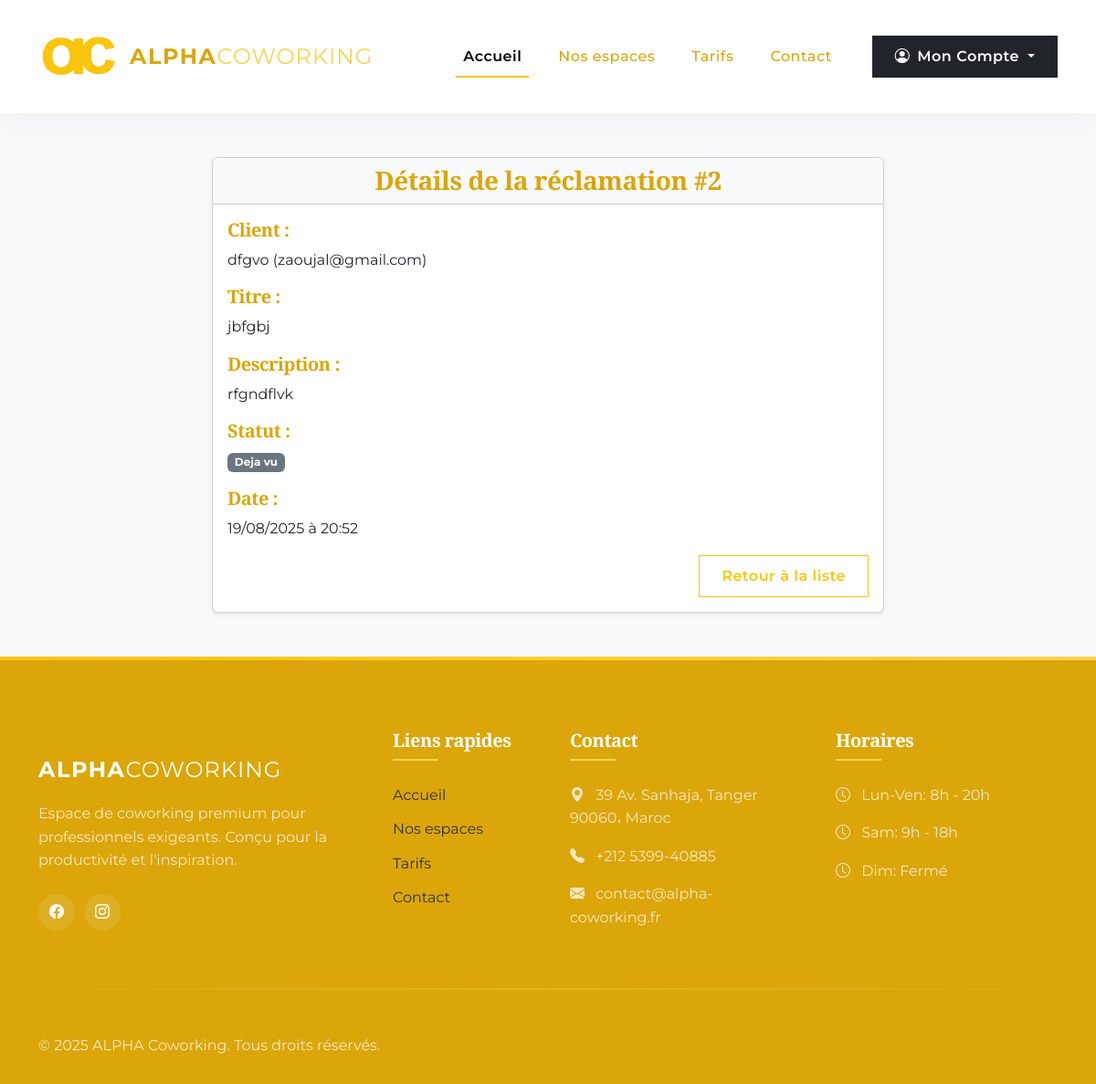
/dashboard/reclamations/2 (signed in), run on the app's committed database.
### pythonic/models.py (models this page shows, shortened)
class Reclamation(db.Model):
    id = db.Column(db.Integer, primary_key=True)
    client_name = db.Column(db.String(100), nullable=True)
    client_email = db.Column(db.String(100), nullable=True)
    title = db.Column(db.String(100), nullable=False)
    description = db.Column(db.Text, nullable=False)
    status = db.Column(db.String(20), default='Nouvelle')
    created_at = db.Column(db.DateTime, default=datetime.utcnow)

### pythonic/reclamation/routes.py (the view)
@reclamation_bp.route('/dashboard/reclamations/<int:reclamation_id>')
@login_required
def reclamation_detail(reclamation_id):
    if current_user.email != 'zaoujalyoussef1@gmail.com':
        abort(403)
    reclamation = Reclamation.query.get_or_404(reclamation_id)
    if reclamation.status == 'Nouvelle':
        reclamation.status = 'Résolue'
        db.session.commit()
    return render_template('reclamation_detail.html', reclamation=reclamation)

### pythonic/models.py (called while the page is built)
@login_manager.user_loader
def load_user(user_id):
    return User.query.get(int(user_id))

### pythonic/templates/reclamation_detail.html
{% extends "layout.html" %}
{% block content %}
<div class="container my-5">
    <div class="row justify-content-center">
        <div class="col-md-8">
            <div class="card bg-white shadow-sm">
                <div class="card-header bg-light text-center">
                    <h3 class="mb-0">Détails de la réclamation #{{ reclamation.id }}</h3>
                </div>
                <div class="card-body">
                    <div class="mb-3">
                        <h5>Client :</h5>
                        <p>{{ reclamation.client_name }} ({{ reclamation.client_email }})</p>
                    </div>
                    <div class="mb-3">
                        <h5>Titre :</h5>
                        <p>{{ reclamation.title }}</p>
                    </div>
                    <div class="mb-3">
                        <h5>Description :</h5>
                        <p>{{ reclamation.description }}</p>
                    </div>
                    <div class="mb-3">
                        <h5>Statut :</h5>
                        {% if reclamation.status == 'Nouvelle' %}
                            <span class="badge bg-danger">{{ reclamation.status }}</span>
                        {% elif reclamation.status == 'En cours' %}
                            <span class="badge bg-primary">{{ reclamation.status }}</span>
                        {% elif reclamation.status == 'Résolue' %}
                            <span class="badge bg-success">{{ reclamation.status }}</span>
                        {% else %}
                            <span class="badge bg-secondary">{{ reclamation.status }}</span>
                        {% endif %}
                    </div>
                    <div class="mb-3">
                        <h5>Date :</h5>
                        <p>{{ reclamation.created_at.strftime('%d/%m/%Y à %H:%M') }}</p>
                    </div>
                    <div class="d-flex justify-content-end">
                        <a href="{{ url_for('reclamation_bp.dashboard_reclamations') }}" class="btn btn-outline-primary">
                            Retour à la liste
                        </a>
                    </div>
                </div>
            </div>
        </div>
    </div>
</div>
{% endblock content %}

### pythonic/templates/layout.html (style rules this page uses)
:root { --primary-gradient: linear-gradient(135deg, #f9c50d 0%, #ff9500 100%); --primary-shadow: rgba(249, 197, 13, 0.4); --primary-light: rgba(249, 197, 13, 0.1); --marron-fonce: #daa60a; --marron-dore: #f9c50d; --marron-clair: #fad450; --beige: #333333; --beige-clair: #F8F9FA; --blanc: #FFFFFF; --noir: #212121; --transition: all 0.4s cubic-bezier(0.645, 0.045, 0.355, 1); }
body { font-family: 'Montserrat', sans-serif; background-color: var(--beige-clair); color: var(--noir); overflow-x: hidden; line-height: 1.6; }
h1, h2, h3, h4, h5, .display-1, .display-2, .display-3 { font-family: 'Playfair Display', serif; font-weight: 600; color: var(--marron-fonce); letter-spacing: -0.5px; }
.btn { padding: 10px 24px; font-weight: 600; letter-spacing: 0.5px; border-radius: 0; transition: var(--transition); position: relative; overflow: hidden; }
.btn-outline-primary { color: var(--marron-dore); border-color: var(--marron-dore); background-color: transparent; }
.bg-light { background-color: var(--beige-clair) !important; }
.bg-white { background-color: var(--blanc) !important; }

### data on the page
Reclamation: id "2", client_name "dfgvo", client_email "zaoujal@gmail.com", title "jbfgbj", description "rfgndflvk", status "Deja vu", created_at "19/08/2025 à 20:52"
